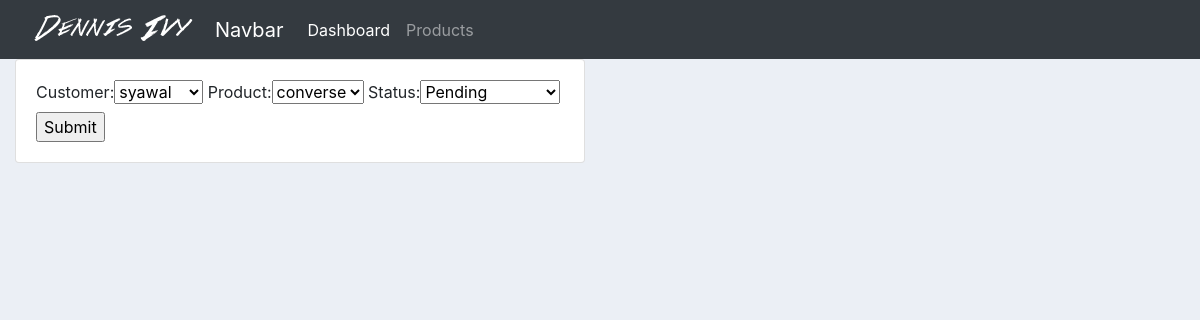
The page /update_order/2/ on the database its author committed.
### accounts/models.py (models this page shows, shortened)
class Order(models.Model):
    STATUS = (
            ('Pending', 'Pending'),
            ('Out for delivery', 'Out for delivery'),
            ('Delivered', 'Delivered'),
            )
    customer = models.ForeignKey(Customer, null=True, on_delete=models.SET_NULL)
    product = models.ForeignKey(Product, null=True, on_delete=models.SET_NULL)
    date_created = models.DateTimeField(auto_now_add=True, null=True)
    status = models.CharField(max_length=200, null=True, choices=STATUS)

### accounts/views.py (the view)
# urls.py: path('update_order/<str:pk>/', views.updateOrder, name="update_order"),
def updateOrder(request, pk):
    order = Order.objects.get(id=pk)
    form = OrderForm(instance=order)
    if request.method == 'POST':
        form = OrderForm(request.POST, instance=order)
        if form.is_valid():
            form.save()
            return redirect('/')
    context = {'form': form}
    return render(request, 'accounts/order_form.html', context)

### accounts/forms.py
class OrderForm(ModelForm):
    class Meta:
        model = Order
        fields = '__all__'

### accounts/models.py (called while the page is built)
    def __str__(self):
        return self.name

    def __str__(self):
        return self.name

### accounts/templates/accounts/order_form.html (shortened to what this page needs)
{% extends 'accounts/main.html' %}
{% load static %}
{% block content %}
    <div class="row">
	<div class="col-md-6">
		<div class="card card-body">
			<form action="" method="POST">
				{{form}}
				<input type="submit" name="Submit">
			</form>
		</div>
	</div>
</div>
{% endblock %}

### static/css/main.css (style rules this page uses)
body { background-color: #ebeff5; }

### rows shown on the page
Order: customer "syawal", product "converse", status "Pending"
